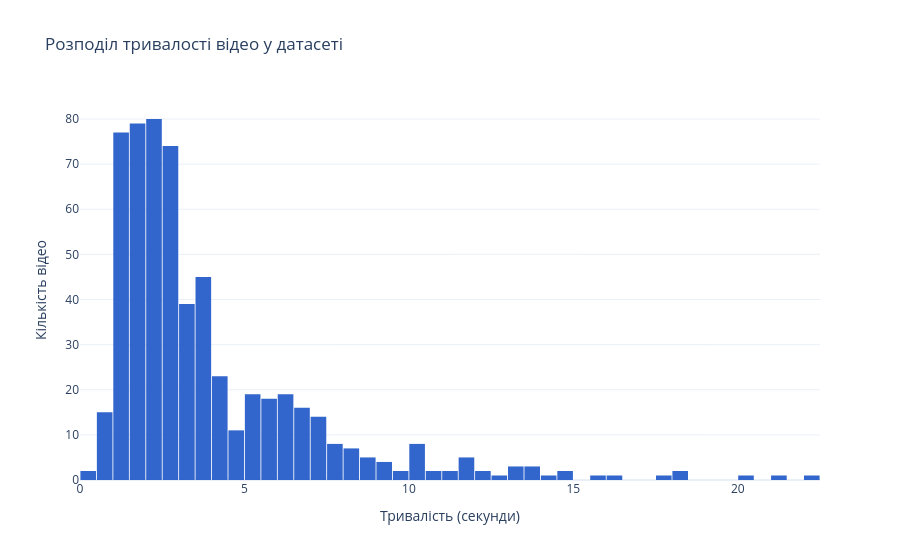

The notebook cell saved with this chart:
### Code cell
import os
import cv2
import numpy as np
import pandas as pd
import plotly.express as px
from tqdm import tqdm

SOURCE_ROOT = r"E:\bachelor_data\dataset"

total_duration_sec = 0
valid_videos_count = 0
durations_data = [] # Додано масив для зберігання даних про кожне відео

# 1. Збираємо всі шляхи до файлів
all_videos = []
for root, dirs, files in os.walk(SOURCE_ROOT):
    for file in files:
        if file.lower().endswith(('.mp4', '.mov', '.m4v')):
            all_videos.append(os.path.join(root, file))

print(f"Знайдено файлів для аналізу: {len(all_videos)}")

# 2. Швидко зчитуємо метадані кожного відео
for video_path in tqdm(all_videos, desc="Аналіз тривалості"):
    cap = cv2.VideoCapture(video_path)
    
    if not cap.isOpened():
        continue
        
    total_frames = int(cap.get(cv2.CAP_PROP_FRAME_COUNT))
    fps = cap.get(cv2.CAP_PROP_FPS)
    
    if fps > 0 and total_frames > 0:
        duration = total_frames / fps
        total_duration_sec += duration
        valid_videos_count += 1
        
        # Зберігаємо ім'я файлу та його тривалість для гістограми
        durations_data.append({
            'filename': os.path.basename(video_path),
            'duration_sec': duration
        })
        
    cap.release()

print("\n📊 ДЕТАЛІЗАЦІЯ РОЗПОДІЛУ (Консоль):")
# Витягуємо тільки числа (тривалості)
durations = [d['duration_sec'] for d in durations_data]

# Розраховуємо 50 кошиків (як у Plotly)
counts, bin_edges = np.histogram(durations, bins=50)

# Виводимо тільки ті діапазони, де є хоча б 1 відео
for i in range(len(counts)):
    if counts[i] > 0:
        print(f"Від {bin_edges[i]:.1f} до {bin_edges[i+1]:.1f} сек: {counts[i]} відео")

# 3. Виводимо зрозумілу статистику
if valid_videos_count > 0:
    avg_duration = total_duration_sec / valid_videos_count
    
    hours = int(total_duration_sec // 3600)
    minutes = int((total_duration_sec % 3600) // 60)
    
    print(f"\n📊 СТАТИСТИКА ДАТАСЕТУ:")
    print(f"Успішно прочитано: {valid_videos_count} відео")
    print(f"Сумарний час: {hours} годин {minutes} хвилин ({total_duration_sec:.1f} сек)")
    print(f"Середня тривалість одного відео: {avg_duration:.1f} сек")
    
    # 4. Побудова інтерактивної гістограми
    print("\n📈 Генерація інтерактивної гістограми...")
    df = pd.DataFrame(durations_data)
    
    fig = px.histogram(
        df, 
        x="duration_sec", 
        nbins=50, # Кількість стовпчиків (можна змінити для більшої деталізації)
        title="Розподіл тривалості відео у датасеті",
        labels={"duration_sec": "Тривалість (секунди)"},
        hover_data=["filename"], # Показувати назву файлу при наведенні курсору
        color_discrete_sequence=['#3366CC']
    )
    
    # Налаштування вигляду
    fig.update_layout(
        yaxis_title="Кількість відео",
        bargap=0.05, # Візуальні відступи між стовпчиками
        template="plotly_white"
    )
    
    # Відкриває графік (у браузері, якщо це локальний скрипт, або прямо в клітинці Jupyter/Kaggle)
    fig.show()

else:
    print("Не знайдено валідних відео.")

### Figure 1 — Plotly figure (JSON) as saved in the notebook; plotly's stock layout.template omitted (floating-point values rounded to 4 significant figures; data arrays with more than 128 entries replaced by an {"elided": "..."} marker saying what was removed)
{"data": [{"bingroup": "x", "hovertemplate": "Тривалість (секунди)=%{x}<br>count=%{y}<extra></extra>", "legendgroup": "", "marker": {"color": "#3366CC", "pattern": {"shape": ""}}, "name": "", "nbinsx": 50, "orientation": "v", "showlegend": false, "type": "histogram", "x": {"elided": "594 float values"}, "xaxis": "x", "yaxis": "y"}], "layout": {"bargap": 0.05, "barmode": "relative", "legend": {"tracegroupgap": 0}, "title": {"text": "Розподіл тривалості відео у датасеті"}, "xaxis": {"anchor": "y", "domain": [0, 1], "title": {"text": "Тривалість (секунди)"}}, "yaxis": {"anchor": "x", "domain": [0, 1], "title": {"text": "Кількість відео"}}}}
